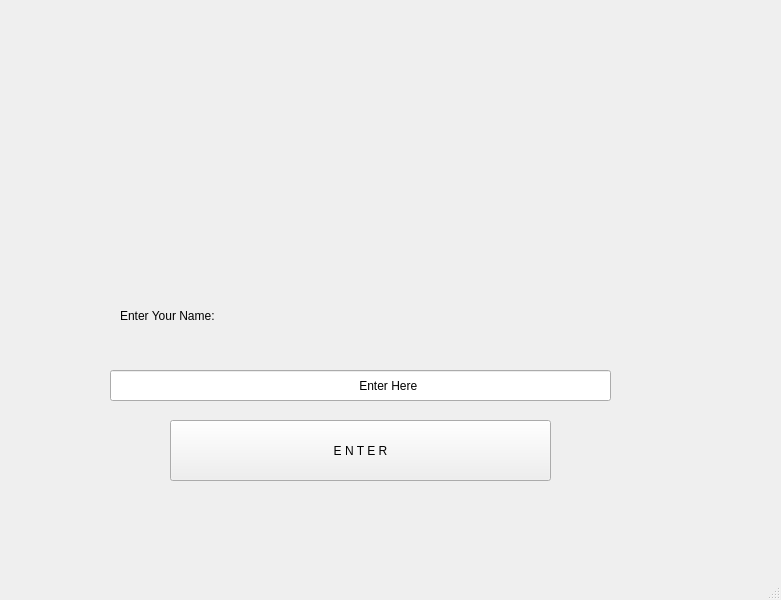
<?xml version="1.0" encoding="UTF-8"?>
<ui version="4.0">
 <class>MainWindow</class>
 <widget class="QMainWindow" name="MainWindow">
  <property name="geometry">
   <rect>
    <x>0</x>
    <y>0</y>
    <width>781</width>
    <height>600</height>
   </rect>
  </property>
  <property name="windowTitle">
   <string>MainWindow</string>
  </property>
  <widget class="QWidget" name="centralwidget">
   <widget class="QPushButton" name="pushButton_submit">
    <property name="geometry">
     <rect>
      <x>170</x>
      <y>420</y>
      <width>381</width>
      <height>61</height>
     </rect>
    </property>
    <property name="text">
     <string>E N T E R</string>
    </property>
   </widget>
   <widget class="QLineEdit" name="lineEdit_username">
    <property name="geometry">
     <rect>
      <x>110</x>
      <y>370</y>
      <width>501</width>
      <height>31</height>
     </rect>
    </property>
    <property name="text">
     <string>                                                                          Enter Here</string>
    </property>
   </widget>
   <widget class="QLabel" name="label_output">
    <property name="geometry">
     <rect>
      <x>120</x>
      <y>270</y>
      <width>311</width>
      <height>91</height>
     </rect>
    </property>
    <property name="text">
     <string>Enter Your Name: </string>
    </property>
   </widget>
  </widget>
  <widget class="QMenuBar" name="menubar">
   <property name="geometry">
    <rect>
     <x>0</x>
     <y>0</y>
     <width>781</width>
     <height>21</height>
    </rect>
   </property>
  </widget>
  <widget class="QStatusBar" name="statusbar"/>
 </widget>
 <resources/>
 <connections/>
</ui>
